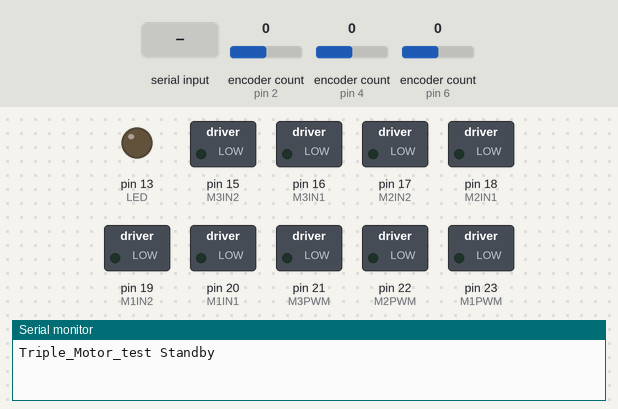
Bench run of a sketch on a simulated Arduino Mega 2560, built with avr-gcc and run on an emulated ATmega2560. On the bench: switched loads named in the sketch (green lamp = pin HIGH), output pins drawn as LEDs (lit = HIGH), the last lines printed to the serial monitor. Inputs (shaded band) come from the test bench; at power-on: encoder count (sensors on pin 2, pin 4, pin 6) 0.

Above: at 3.2 s.
3.3 s: encoder count (sensor on pin 2) set to 1
4.8 s: "i90\n" received over Serial
At 4.92 s:
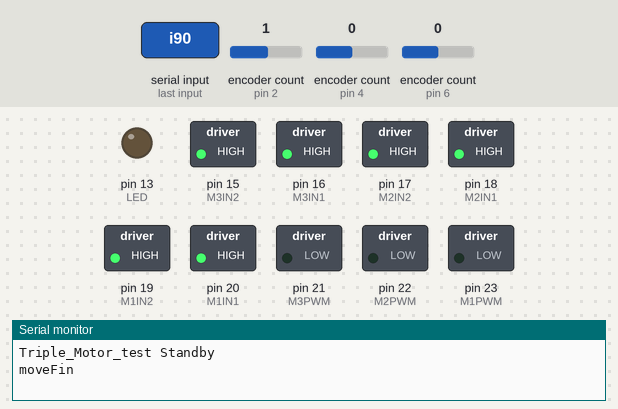
At 5.8 s:
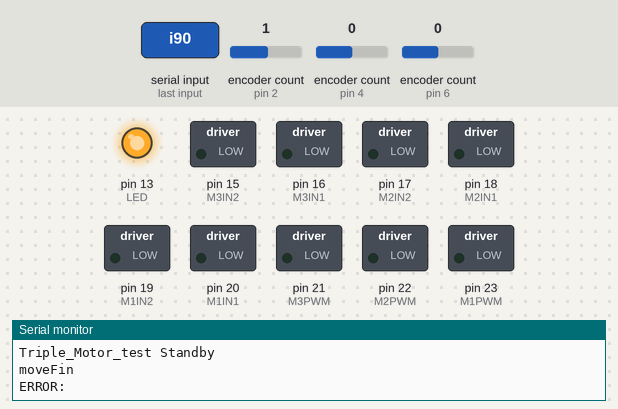
6.5 s: "a90\n" received over Serial
At 6.9 s:
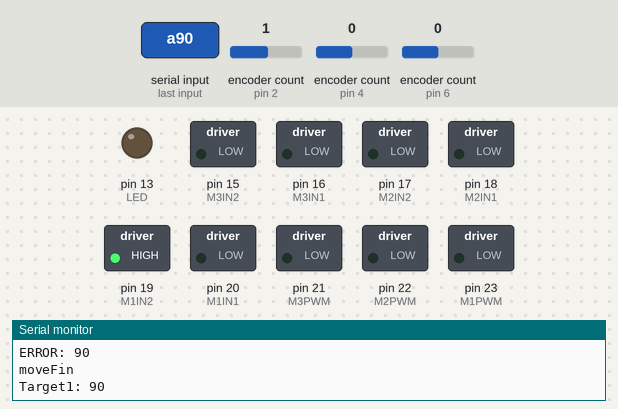
8.0 s: encoder count (sensor on pin 4) set to 1
9.5 s: "b90\n" received over Serial
At 10.4 s:
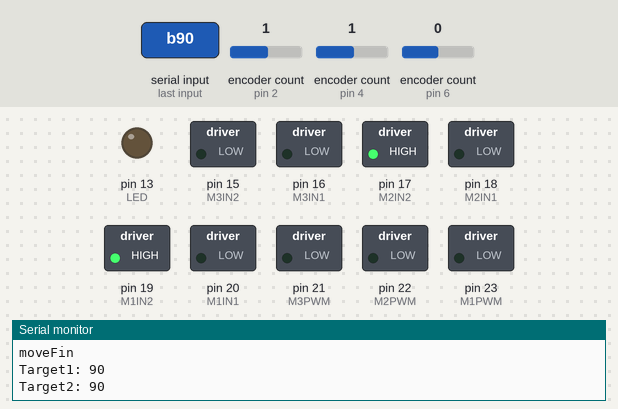
11.0 s: encoder count (sensor on pin 6) set to 1
Timing chart, 0 to 13.5 s (numbered marks = the images above; inputs shaded):
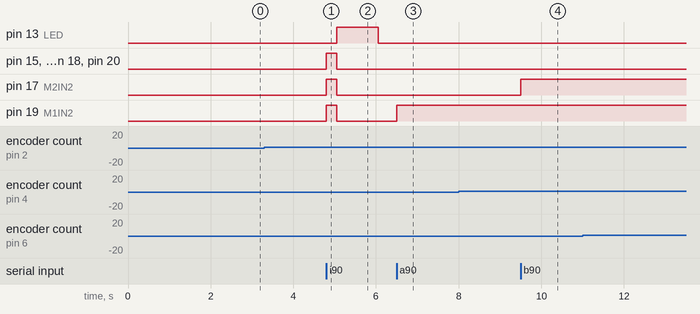

The sketch:

Triple_Motor_test.ino
```cpp
#include<Encoder.h>
#include "dec.h"

void setup() {
  pinMode(M1IN1, OUTPUT);
  pinMode(M1IN2, OUTPUT);
  pinMode(M1PWM, OUTPUT);

  pinMode(M2IN1, OUTPUT);
  pinMode(M2IN2, OUTPUT);
  pinMode(M2PWM, OUTPUT);

  pinMode(M3IN1, OUTPUT);
  pinMode(M3IN2, OUTPUT);
  pinMode(M3PWM, OUTPUT);

  //pinMode(STBY, OUTPUT);
  pinMode(LED, OUTPUT);

  Serial.begin(BAUDRATE);
  delay(2000);
  Serial.println("Triple_Motor_test Standby");
  //digitalWrite(STBY, HIGH);
}

void loop() {
  //digitalWrite(LED,HIGH);
  counter1 = E1.read();
  counter2 = E2.read();
  counter3 = E3.read();

  int m1Out = calculatePWM(targetCount1, counter1, M1IN1, M1IN2);
  int m2Out = calculatePWM(targetCount2, counter2, M2IN1, M2IN2);
  int m3Out = calculatePWM(targetCount3, counter3, M3IN1, M3IN2);
  if (m1Out == 0 && m2Out == 0 && m3Out == 0 && isMoving){
    Serial.println("moveFin");
    isMoving = false;
  }
  analogWrite(M1PWM, m1Out);
  analogWrite(M2PWM, m2Out);
  analogWrite(M3PWM, m3Out);

  if (counter1 != prevCounter1 || counter2 != prevCounter2 || counter3 != prevCounter3){
    /*
    Serial.print("a: ");
    Serial.print(counter1);
    Serial.print(" b: ");
    Serial.print(counter2);
    Serial.print(" c: ");
    Serial.println(counter3);
    */
    digitalWrite(LED, HIGH);
    isMoving = true;
  } else {
    digitalWrite(LED, LOW);
  }
  prevCounter1 = counter1;
  prevCounter2 = counter2;
  prevCounter3 = counter3;

  if (Serial.available() > 0){
    handleSerialEvent();
  }
}


int calculatePWM(int targetCount, int counter, int motorPin1, int motorPin2) {

  int motorErrorInCounts = targetCount - counter;

  if (abs(motorErrorInCounts) < 50) {
    digitalWrite(motorPin1, LOW);
    digitalWrite(motorPin2, LOW);
    return 0;
  }

  int motorOut = (int)(MOTOR_GAIN * motorErrorInCounts);

  if (motorOut > 0) {  // increase motor count
    digitalWrite(motorPin1, LOW);
    digitalWrite(motorPin2, HIGH);
  } else if (motorOut < -0){  // decrease motor count
    digitalWrite(motorPin1, HIGH);
    digitalWrite(motorPin2, LOW);
  }

  return constrain(abs(motorOut), MIN_MOTOR_OUT, MAX_MOTOR_OUT);
}


void handleSerialEvent() {
  char cmd = Serial.read();
  switch (cmd) {
    case 'a':
      targetCount1 = fetchValue();
      Serial.print("Target1: ");
      Serial.println(targetCount1);
      break;
    case 'b':
      targetCount2 = fetchValue();
      Serial.print("Target2: ");
      Serial.println(targetCount2);
      break;
    case 'c':
      targetCount3 = fetchValue();
      Serial.print("Target3: ");
      Serial.println(targetCount3);
      break;
    case 'i':
      stop();
      break;
    case 'g':
      Serial.print("a: ");Serial.print(counter1);
      Serial.print(" b: ");Serial.print(counter2);
      Serial.print(" c: ");Serial.println(counter3);
      break;
    default:
      Serial.print("ERROR: ");
      Serial.print(cmd+Serial.readString());
      break;
  }
}

int fetchValue() {
  int i = 0;
  char string[10];

  while (i < sizeof(string)) {
    if (Serial.available()) {
      char c = Serial.read();
      if ((c >= '0' && c <= '9') || c == '-') {
        string[i] = c;
        i++;
      } else {
        string[i] = '\0';
        break;
      }
    }
  }
  return atoi(string);
}

void stop(){
  digitalWrite(M1IN1, HIGH);
  digitalWrite(M1IN2, HIGH);
  digitalWrite(M2IN1, HIGH);
  digitalWrite(M2IN2, HIGH);
  digitalWrite(M3IN1, HIGH);
  digitalWrite(M3IN2, HIGH);
  analogWrite(M1PWM, 0);
  analogWrite(M2PWM, 0);
  analogWrite(M3PWM, 0);
  delay(250);
  E1.write(0);
  E2.write(0);
  E3.write(0);
  targetCount1=0;
  targetCount2=0;
  targetCount3=0;
}
```

dec.h
```cpp
#ifndef _DEC_H
#define _DEC_H

const long BAUDRATE = 115200;

const int MAX_MOTOR_OUT = 255;
const int MIN_MOTOR_OUT = 100;
const float MOTOR_GAIN = 0.9;

const int E1A = 2;
const int E1B = 3;
const int M1IN2 = 19;
const int M1IN1 = 20;
const int M1PWM = 23;
Encoder E1(E1A, E1B);
volatile long counter1 = 0;
volatile long prevCounter1 = 0;
volatile long targetCount1 = 0;

const int E2A = 4;
const int E2B = 5;
const int M2IN2 = 17;
const int M2IN1 = 18;
const int M2PWM = 22;
Encoder E2(E2A, E2B);
volatile long counter2 = 0;
volatile long prevCounter2 = 0;
volatile long targetCount2 = 0;

const int E3A = 6;
const int E3B = 7;
const int M3IN2 = 15;
const int M3IN1 = 16;
const int M3PWM = 21;
Encoder E3(E3A, E3B);
volatile long counter3 = 0;
volatile long prevCounter3 = 0;
volatile long targetCount3 = 0;

//const int STBY = 2;

const int LED = 13;

volatile bool isMoving = false;

#endif
```

Measured:
- after the input at 4.8 s, pin 13 (LED): LOW → HIGH after 0.25 s, → LOW 1.0 s later; pin 15 (M3IN2), pin 16 (M3IN1), pin 17 (M2IN2), pin 18 (M2IN1), pin 19 (M1IN2), pin 20 (M1IN1): LOW → HIGH at once, → LOW 0.25 s later
- after the input at 6.5 s, pin 19 (M1IN2): LOW → HIGH at once
- after the input at 9.5 s, pin 17 (M2IN2): LOW → HIGH at once
